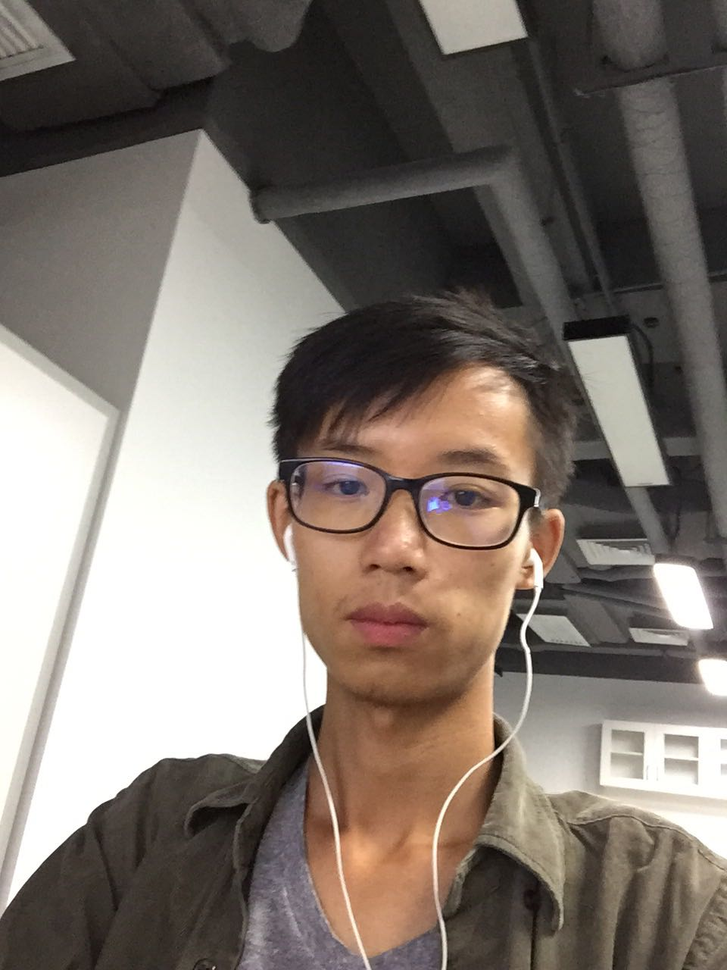
#> input picture ML_Lab2/me.png, 727 x 970 px, shrunk from 960 x 1280 before the run
$ python img_compression_based_on_kmeans.py
#> lines starting #> are read from the running program, lines starting #| are printed output that depends on the picture
### ML_Lab2/k_means.py
import numpy as np
import scipy.spatial.distance as distance
import csv

import matplotlib.pyplot as plt
import matplotlib.animation as anim

# [10 lines left out: function readCSVDatas, not called in this run]


def getInitCenters(datas, k):
    '''

    '''
    # [4 lines of commented-out code are left out]

    l = len(datas)
    cs = range(0, l, int((l-10) / (k-1)))

    return datas[list(cs)]


def clustering(centers, datas, iterNum, history=True):
    '''
    centers: numpy.array
    datas: numpy.array
    history: switch if maintain 'historyDatas' for animation data
    return clusters:tuple(centers[], [[c1points], [c2points], ...])
    '''

    historyDatas = []  # for the animation

    while iterNum > 0:

        retCluster = [[] for i in centers]
        retClusterIndexs = retCluster.copy()

        disMatrix = distance.cdist(datas, centers, metric='euclidean')
        maxInfo = np.argmin(disMatrix, axis=1)

        # for i in range(datas.shape[0]):
        #
        #     cIndex = maxInfo[i]
        #     retCluster[cIndex].append( datas[i] )

        for i in range(len(centers)):

            cindArray = np.where(maxInfo == i)
            retCluster[i] = datas[cindArray]
            retClusterIndexs[i] = cindArray

        if history:
            historyDatas.append([centers, retCluster])

        centers = np.array([np.mean(i, axis=0) for i in retCluster])

        iterNum -= 1

    if history:
        historyDatas.append([centers, retCluster])

    return centers, retCluster, historyDatas, retClusterIndexs


def k_means(datas, centerNum, history=True):
    '''
    datas: numpy.array
    history: flag for method 'clustering'
    return clusters:dict{center index: [points]}
    '''
    centers = getInitCenters(datas, centerNum)

    return clustering(centers, datas, 10, history)


# [91 lines left out: functions clustering_medoids, k_medoids_2d, drawPoints, draw, update, not called in this run]


# [29 lines that do not run on import are left out]

### ML_Lab2/img_compression_based_on_kmeans.py
import numpy as np
import matplotlib.image as mtimg
import matplotlib.pyplot as plt

from k_means import k_means

def imgWithKmeans(imgFile, k):

#> called with imgFile = 'me.png', k = 4
    rawData = mtimg.imread(imgFile)
#> rawData is the input picture: shape (970, 727, 3) float32; mean R, G, B 0.499, 0.461, 0.431

    fig = plt.figure()
    ax1 = fig.add_subplot(121)
    ax1.set_title('origin img')
    ax2 = fig.add_subplot(122)
    ax2.set_title('k = {}'.format(k))

    ax1.imshow(rawData)

    pixelArray = np.concatenate([i for i in rawData], axis=0)
    imgSize = rawData.shape
#> imgSize = (970, 727, 3)

    pixelClass, _, _, clusterIndexs = k_means(pixelArray, k, False)
#> in getInitCenters, `l = len(datas)`: l = 705190
#> in k_means, `centers = getInitCenters(datas, centerNum)`: centers = [[0.51, 0.494, 0.459], [0.765, 0.765, 0.718], [0.58, 0.427, 0.31], [0.384, 0.329, 0.278]]
#> after the loop in clustering, `while iterNum > 0:`: historyDatas = []; iterNum = 0
#> pixelClass = [[0.472, 0.401, 0.357], [0.974, 0.971, 0.956], [0.726, 0.644, 0.573], [0.191, 0.174, 0.163]]; clusterIndexs = 4 items

    infos = zip(pixelClass, clusterIndexs)
    for info in infos:

        pixel, indexs = info
        pixelArray[indexs] = pixel
#> this loop made 4 passes

    newImg = pixelArray.reshape(imgSize)
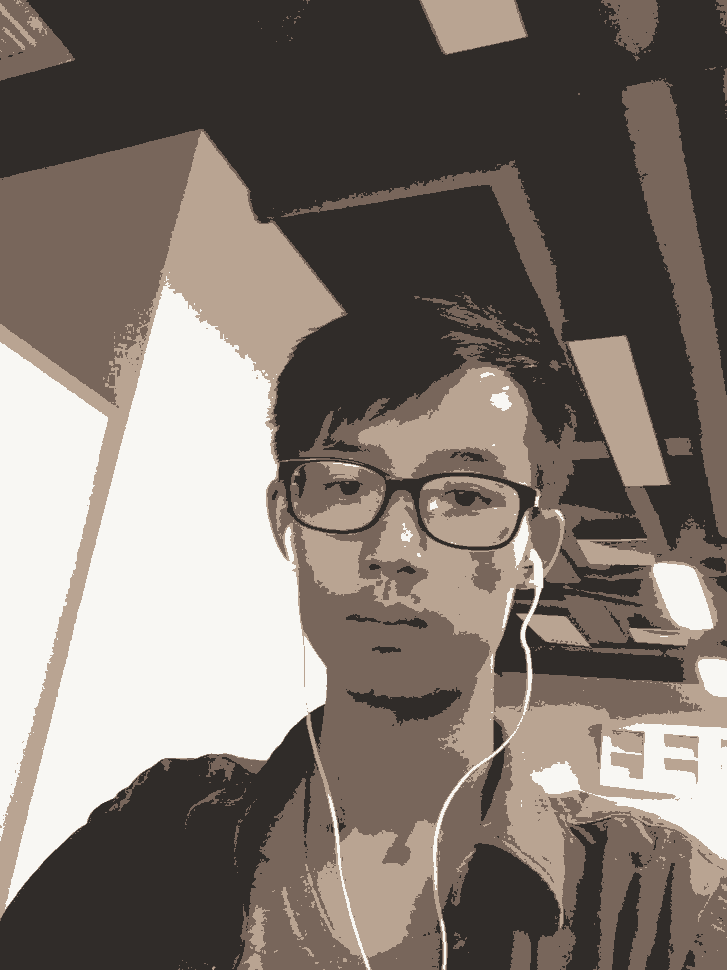
#> newImg: shape (970, 727, 3) float32; mean of channels 0, 1, 2 0.496, 0.462, 0.429; drawn as R, G, B
    ax2.imshow(newImg)

    plt.show()
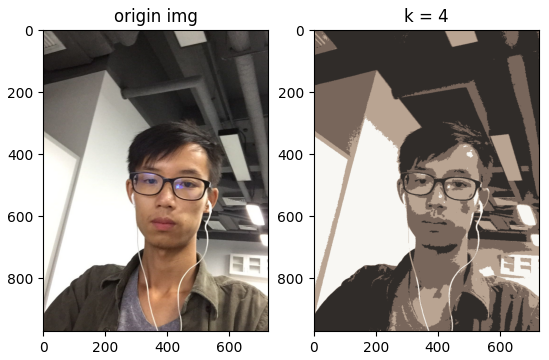
#> figure drawn by matplotlib, 2 panels
    # mtimg.imsave('kmeans.png', newImg, format='png')

def main():

    imgWithKmeans('me.png', 4)
    # imgWithKmeans('11.jpg', 4)

if __name__ == '__main__':

    main()
